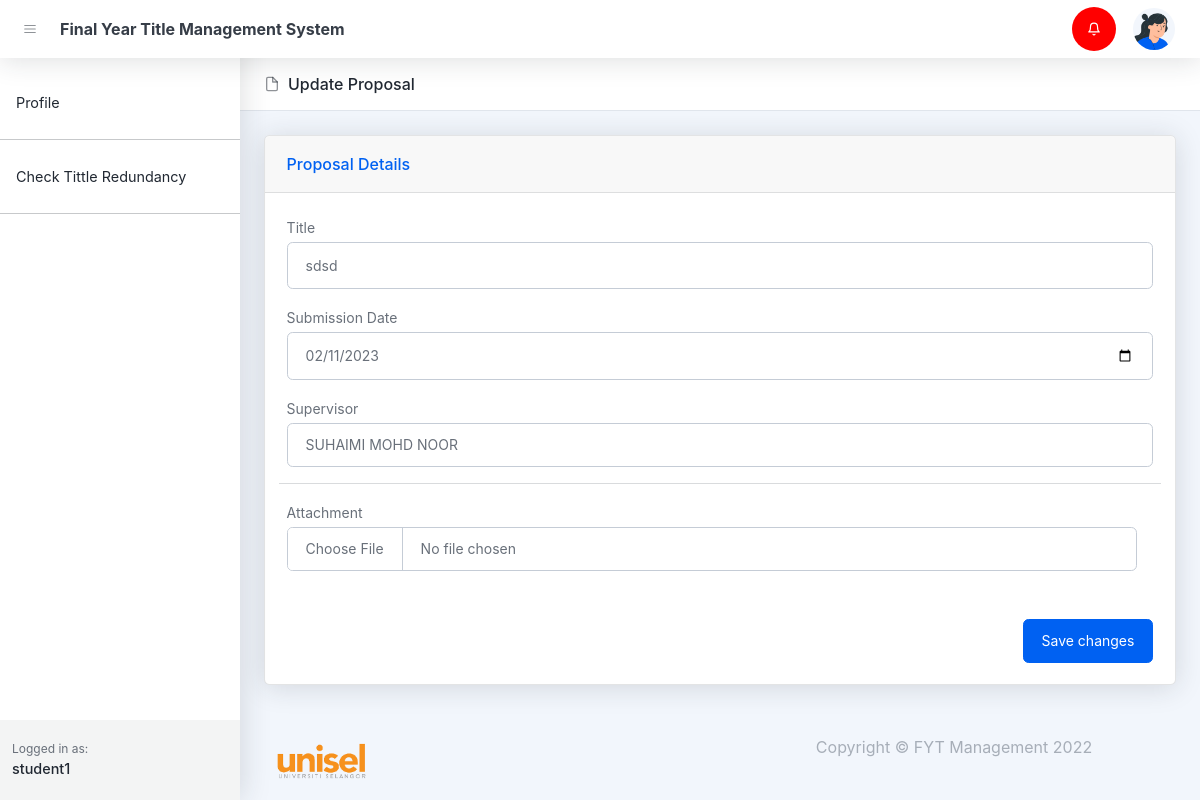
The page /add-proposal.php?type=edit&proposal=3 (signed in) on the database its author committed.
### tables this page shows
CREATE TABLE `notifications` (
  `id` bigint(20) UNSIGNED NOT NULL,
  `user_id` text DEFAULT NULL,
  `notification` text DEFAULT NULL,
  `status` varchar(255) DEFAULT NULL,
  `created_at` timestamp NULL DEFAULT NULL,
  `updated_at` timestamp NULL DEFAULT NULL
);

CREATE TABLE `proposals` (
  `id` bigint(20) UNSIGNED NOT NULL,
  `title` text DEFAULT NULL,
  `submission_date` datetime DEFAULT NULL,
  `status` varchar(255) DEFAULT NULL,
  `user_id` bigint(20) DEFAULT NULL,
  `supervisor_id` bigint(20) DEFAULT NULL,
  `supervisor_status` varchar(255) DEFAULT NULL,
  `fyp_coordinator_status` varchar(255) DEFAULT NULL,
  `attachment` text DEFAULT NULL,
  `attachment_name` text DEFAULT NULL,
  `reason` text DEFAULT NULL
);

CREATE TABLE `staffs` (
  `id` bigint(20) UNSIGNED NOT NULL,
  `user_id` bigint(20) NOT NULL,
  `roles` varchar(255) DEFAULT NULL,
  `staff_id` varchar(255) DEFAULT NULL,
  `department` varchar(255) DEFAULT NULL,
  `fypcoordinator_status` varchar(255) DEFAULT NULL,
  `cluster_status` varchar(255) DEFAULT NULL,
  `status` varchar(255) DEFAULT NULL,
  `created_at` timestamp NULL DEFAULT NULL,
  `updated_at` timestamp NULL DEFAULT NULL,
  `cluster_id` varchar(255) DEFAULT NULL
);

CREATE TABLE `users` (
  `id` bigint(20) UNSIGNED NOT NULL,
  `name` varchar(255) NOT NULL,
  `email` varchar(255) DEFAULT NULL,
  `handphone` varchar(255) DEFAULT NULL,
  `roles` varchar(255) DEFAULT NULL,
  `password` varchar(255) DEFAULT NULL,
  `image` text DEFAULT NULL,
  `created_at` timestamp NULL DEFAULT NULL,
  `updated_at` timestamp NULL DEFAULT NULL
);

### controllers/proposal.php (called while the page is built, shortened)
<?php
    $conn = setDbConnection();
    function edit($proposal_id){
        global $conn;
        $query =  "select proposals.*, supervisor.name as supervisor_name from proposals left join users as supervisor on proposals.supervisor_id = supervisor.id where proposals.id = '".$proposal_id."'";
        $result = $conn->query($query);
        if ($result->num_rows > 0) {
            while ($row = $result->fetch_assoc()) {
                $proposals = [
                    'id' => $row['id'],
                    "title" => $row['title'] ?? null,
                    'submission_date' => $row['submission_date'],
                    'status' => $row['status'] ?? null,
                    'supervisor_id' => $row['supervisor_id'] ?? null ,
                    'supervisor' => $row['supervisor_name'] ?? null,
                    'student' => $row['student_name'] ?? null,
                    'attachment' => $row['attachment'] ?? null,
                    'attachment_name' => $row['attachment_name'] ?? null
                ];
            }
            return  $proposals;
        }
    }
?>

### add-proposal.php (the view, shortened to what this page needs)
<!DOCTYPE html>
<html lang="en">
<head>
    <?php include_once('layout_admin/header.php') ?>
</head>
<body class="nav-fixed">
    <?php include_once('layout_admin/navbar.php') ?>
    <div id="layoutSidenav">
        <div id="layoutSidenav_nav">
            <?php include_once('layout_admin/sidenav.php') ?>
        </div>
        <div id="layoutSidenav_content">
            <main>
                <header class="page-header page-header-compact page-header-light border-bottom bg-white mb-4">
                    <div class="container-xl px-4">
                        <div class="page-header-content">
                            <div class="row align-items-center justify-content-between pt-3">
                                <div class="col-auto mb-3">
                                    <h1 class="page-header-title">
                                        <div class="page-header-icon"><i data-feather="file"></i></div>
                                        <?php
                                            if(isset($_REQUEST['type'])){
                                                if($_REQUEST['type']  == 'edit'){
                                                    echo 'Update';
                                                    include_once('controllers/proposal.php');
                                                    $proposals = edit($_REQUEST['proposal']);
                                                }
                                            }else{
                                                echo 'Add';
                                            }
                                        ?>
                                        Proposal
                                    </h1>
                                </div>
                            </div>
                        </div>
                    </div>
                </header>
                <div class="container-xl px-4 mt-4">
                    <div class="row">
                        <div class="col-xl-12">
                            <div class="card mb-4">
                                <div class="card-header">Proposal Details</div>
                                <div class="card-body">
                                    <form action="/fyp/controllers/proposal.php" method="post" enctype="multipart/form-data" >
                                        <div class="row gx-3">
                                            <div class="col-md-12 mb-3">
                                                <label class="small mb-1">Title</label>
                                                <input type="text" class="form-control" placeholder="Enter Title" name="title" required
                                                <?php
                                                    if(isset($proposals['title'])){
                                                        echo "value="."'".$proposals['title']."'";
                                                    }
                                                    if($_SESSION['roles'] == 'cluster'){
                                                        echo 'disabled=true';
                                                    }
                                                ?>
                                                >
                                            </div>
                                            <div class="col-md-12 mb-3">
                                           <label class="small mb-1">Submission Date</label>
                                                <input type="date" class="form-control" name="submission_date" required
                                                <?php
                                                    if(isset($proposals['submission_date'])){
                                                        echo "value=".$proposals['submission_date']."";
                                                    }
                                                ?>
                                                >
                                            </div>
                                            <?php
                                                $conn = setDbConnection();
                                                $supervisors = [];
                                                $sql = "select staffs.user_id, users.name from staffs left join users on users.id = staffs.user_id where
                                                staffs.roles='supervisor' and
                                                staffs.department = '".$_SESSION['programmes']."'";
                                                $result = $conn->query($sql);
                                                if ($result->num_rows > 0) {
                                                    while ($row = $result->fetch_assoc()) {
                                                        $supervisors[] = $row;
                                                    }
                                                }
                                            ?>
                                            <div class="col-md-12 mb-3">
                                                <label class="small mb-1">Supervisor</label>
                                                <select name="supervisor_id" class="form-control">
                                                    <?php
                                                        if(isset($supervisors)){
                                                            foreach ($supervisors as $key => $value) { ?>
                                                                <?php
                                                                var_dump($proposals);
                                                                    if(isset($proposals['supervisor_id'])){?>
                                                                    <option value="<?php echo $value['user_id'];?>"  <?php if($proposals['supervisor_id'] == $value['user_id']){ echo 'selected' ; } ?> > <?php echo $value['name'] ?></option>
                                                                <?php }else{?>
                                                                    <option value="<?php echo $value['user_id'];?>" ><?php echo $value['name'] ?></option>
                                                                <?php  }
                                                                ?>
                                                        <?php }
                                                        }
                                                    ?>
                                                </select>
                                            </div>
                                        <hr>
                                        <?php
                                            if(isset($proposals['attachment'])){
                                                $attchment = null;
                                                if($_SESSION['roles'] == 'student'){
                                                    $attchment =  '<input type="file" class="form-control" name="attachment">';
                                                }
                                                echo '
                                                <div class="row gx-3 mb-3">
                                                    <div class="col-md-12 mb-3">
                                                        <label class="small mb-1">Attachment</label>
                                                        '.$attchment.'
                                                    </div>
                                                </div>
                                                ';
                                            }else{
                                                if($_SESSION['roles'] == 'student'){
                                                    $attchment =  '<input type="file" class="form-control" name="attachment">';
                                                }
                                                echo '<div class="row gx-3 mb-3">
                                                        <div class="col-md-12 mb-3">
                                                            <label class="small mb-1">Attachment</label>
                                                            '.$attchment.'
                                                        </div>
                                                    </div>
                                                    ';
                                            }
                                        ?>
                                        <div class="text-end">
                                            <button class="btn btn-primary" type="submit">Save changes</button>
                                        </div>
                                    </form>
                                </div>
                            </div>
                        </div>
                    </div>
                </div>
            </main>
            <?php include_once('layout_admin/footer.php') ?>
        </div>
    </div>
</body>
</html>

### rows shown on the page
proposals: title "sdsd", submission_date "02/11/2023", supervisor_id "SUHAIMI MOHD NOOR"

### other values the page prints
$_SESSION['name'] "student1"
